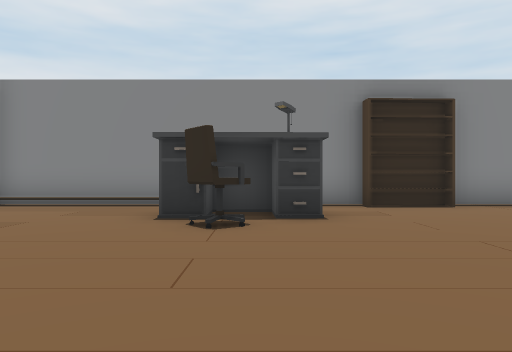
View 1 (above)

18 first-person views from a walk through a Unity game level. The camera is 1.2 m above the floor, looks level and sees 70° across. The floor is counted in squares, 2 m on a side. Each view is taken from the middle of a square. On the plan, view 1 faces up. The plan holds only what a view shows up to about 10 squares ahead; the rest is blank. The place goes on beyond the plan. The player is left out. Some animated figures are left out. Door leaves are left out, so doorways stand open. Some surface patterns are stand-ins.

View 2
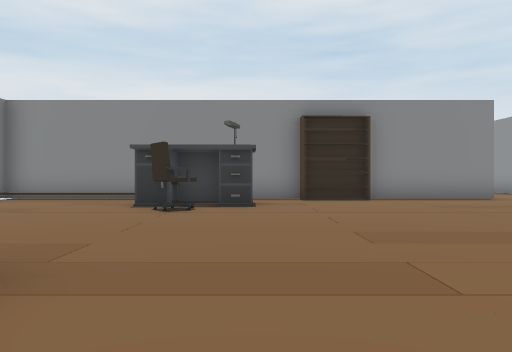

View 3
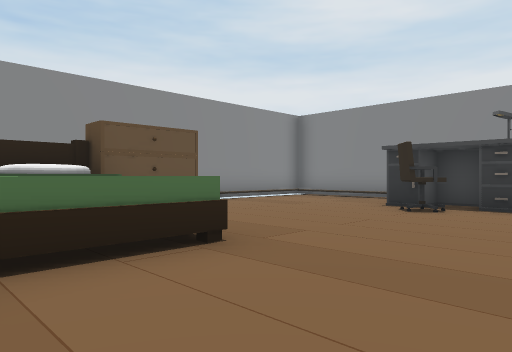

View 4
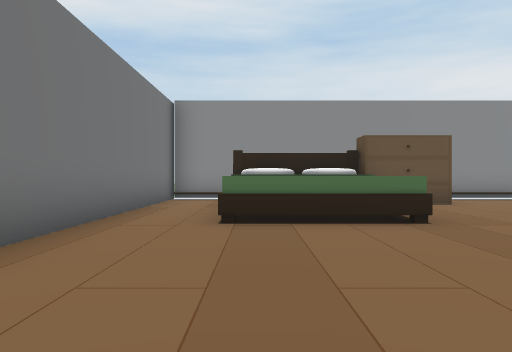

View 5
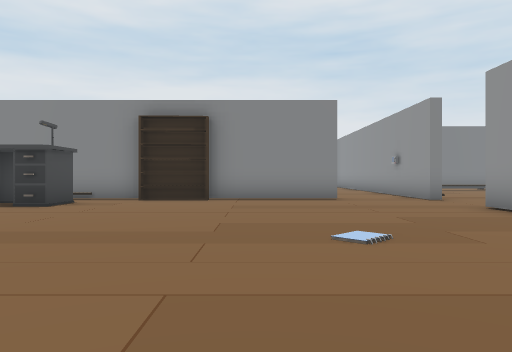

View 6
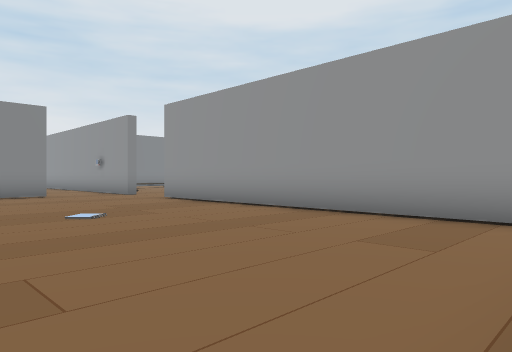

View 7
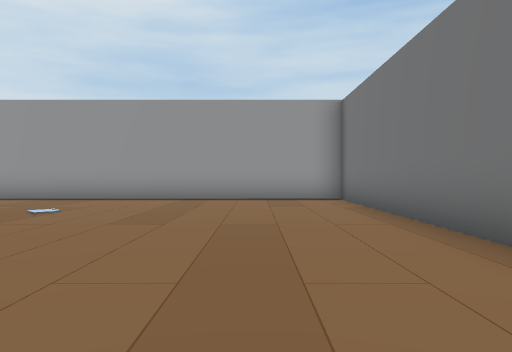

View 8
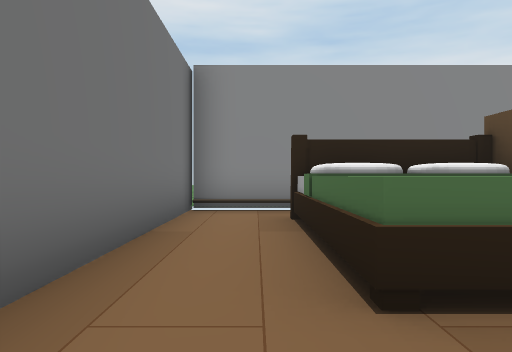

View 9
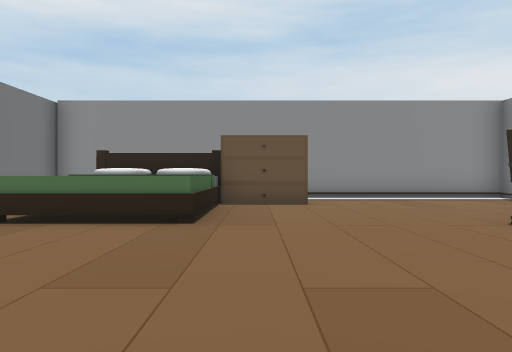

View 10
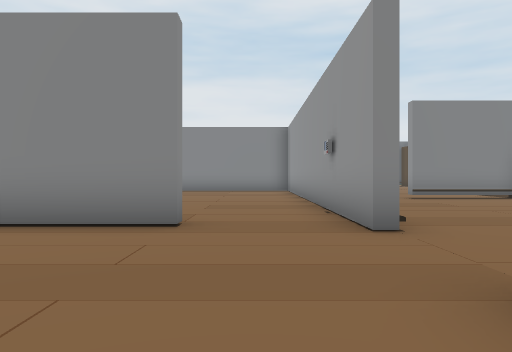

View 11
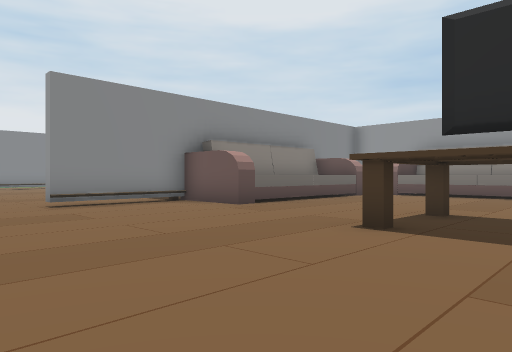

View 12
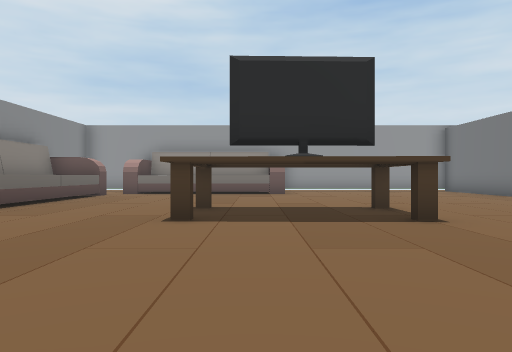

View 13
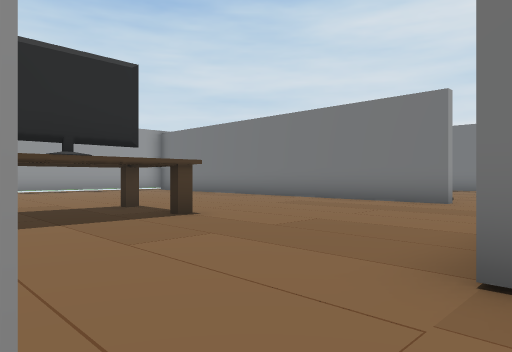

View 14
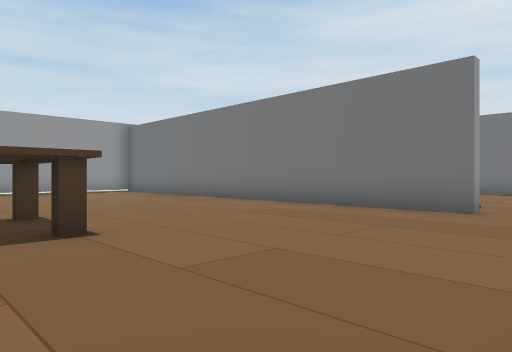

View 15
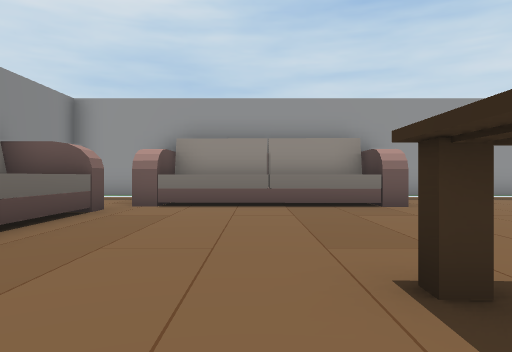

View 16
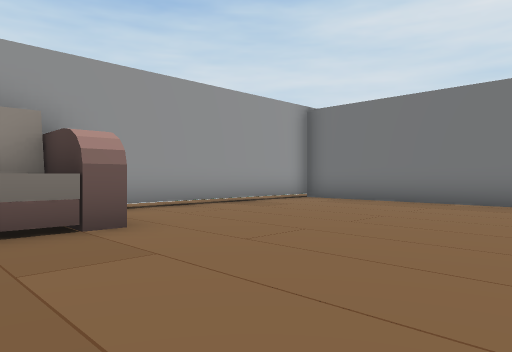

View 17
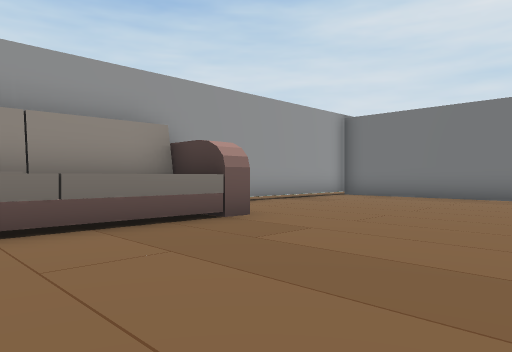

View 18
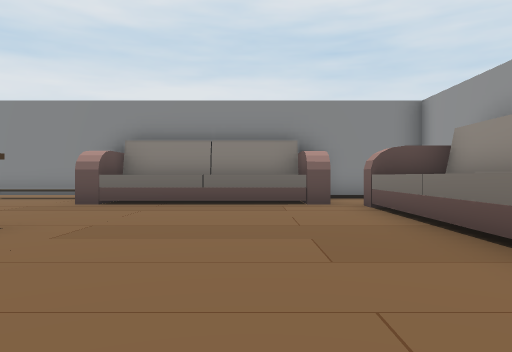

### Floor plan
Key: @ floor where view 1 was taken; # wall or solid block; . floor; D open door; ^ raised ledge; T table; C chair; H thing the floor can be seen under or through; O other object.
Columns run from 6 left of view 1 to 24 right of it. Each row starts with its distance up from view 1.
 16                   ..
 15                   ..
 14                   DD.O
 13             ....#.DD###   ###
 12             ....#.....#^^^#...#
 11             ....#.....^^^^#...#
 10              ...#...........###
  9              D..#........... #
  8 ############DD..DD..........^#
  7 #....  ..O......DD..HHH.....^#
  6 #....TTT............H  ....^ #
  5 #....CCT............H H.....###
  4 #.....C.........#...HHH.......#
  3 #...............#.............#
  2 #.#.............#.............#
  1   #.............#.............#
  0   OOOO@.........#.............#
 -1   OO O..........#. ### .  . ###
 -2 #.OOOO..........#DD    ##OO#
 -3 #...............#DD
 -4 #...............# .
 -5 #################

Where each view was taken, in squares from view 1:
view 1: 0 up, 0 right, facing up
view 2: 2 down, 1 right, facing up
view 3: 2 down, 2 right, facing up-left
view 4: 2 down, 4 right, facing left
view 5: 2 down, 5 right, facing up
view 6: 4 down, 4 right, facing up-right
view 7: 2 down, 0 right, facing right
view 8: 3 down, 1 right, facing left
view 9: 1 up, 4 right, facing left
view 10: 3 up, 8 right, facing up
view 11: 5 up, 10 right, facing up-right
view 12: 6 up, 9 right, facing right
view 13: 7 up, 9 right, facing down-right
view 14: 5 up, 10 right, facing down-right
view 15: 8 up, 14 right, facing right
view 16: 7 up, 17 right, facing down-right
view 17: 9 up, 17 right, facing down-right
view 18: 3 up, 19 right, facing up
